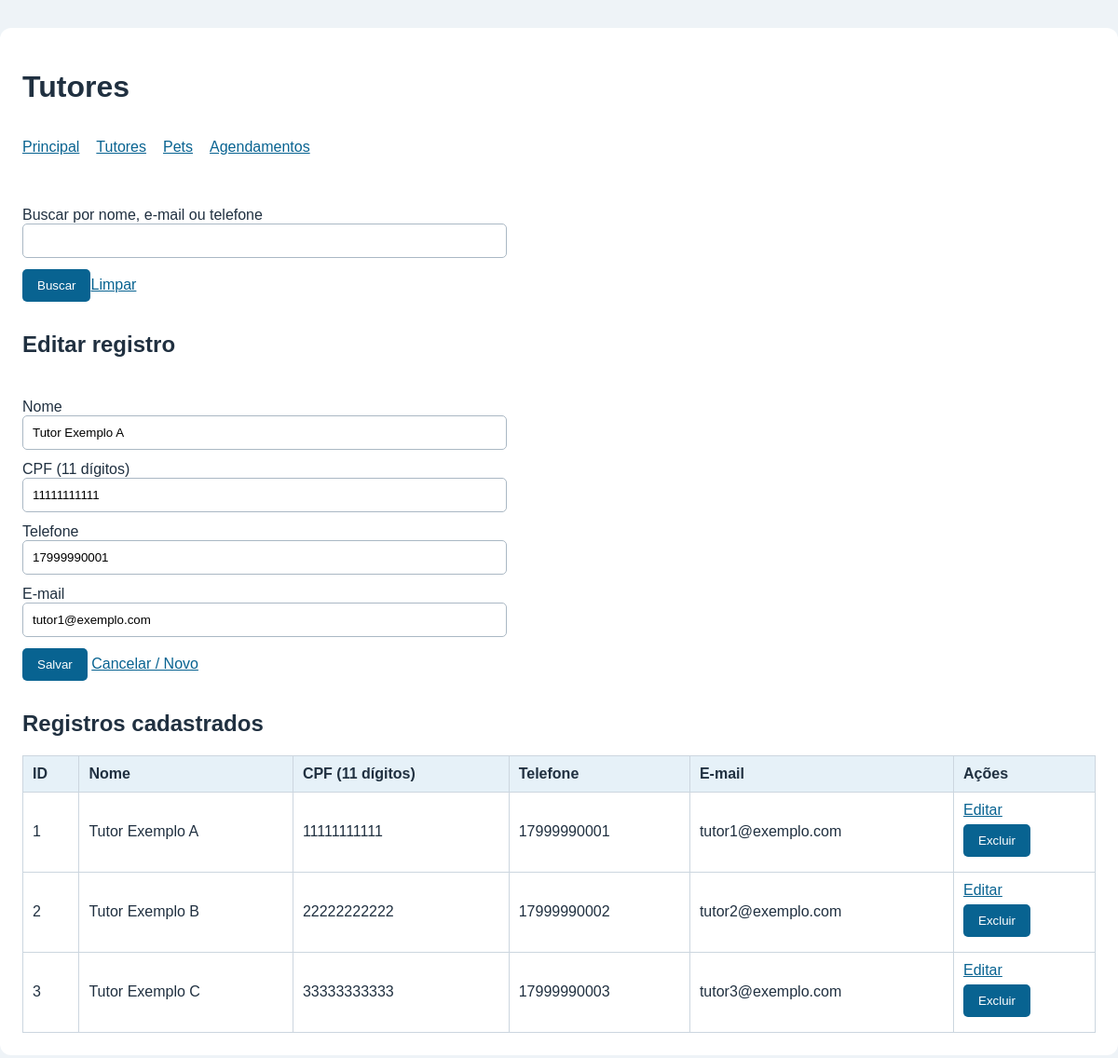
Page /tutores.php?editar=1 (signed in) on the committed database.
### tables this page shows
CREATE TABLE tutores (
id INT AUTO_INCREMENT PRIMARY KEY,
nome VARCHAR(120) NOT NULL,
cpf_criptografado TEXT NOT NULL,
telefone VARCHAR(20) NOT NULL,
email VARCHAR(120) NOT NULL
);

### tutores.php (the view, shortened to what this page needs)
<?php
require_once 'conexao.php';
$id = 0;
$nome = '';
$cpf = '';
$telefone = '';
$email = '';
if (isset($_GET['editar']) && $_SERVER['REQUEST_METHOD'] !== 'POST') {
    $id = intval($_GET['editar']);
    $stmt = $conn->prepare('SELECT * FROM tutores WHERE id = ?');
    $stmt->bind_param('i', $id);
    $stmt->execute();
    $registro = $stmt->get_result()->fetch_assoc();
    if (!$registro) {
        $id = 0;
        $erro = 'Registro não encontrado.';
    } else {
        $nome = $registro['nome'];
        $cpf = descriptografar($registro['cpf_criptografado']);
        $telefone = $registro['telefone'];
        $email = $registro['email'];
    }
}
$busca = trim($_GET['busca'] ?? '');
$termo = '%' . $busca . '%';
$stmt = $conn->prepare('SELECT * FROM tutores WHERE nome LIKE ? OR email LIKE ? OR telefone LIKE ?
ORDER BY nome');
$stmt->bind_param('sss', $termo, $termo, $termo);
$stmt->execute();
$listagem = $stmt->get_result();
?>
<form method="get"><label>Buscar por nome, e-mail ou telefone<input name="busca" value="<?= e($busca)
                                                                                        ?>"></label><button>Buscar</button><a href="tutores.php">Limpar</a></form>
<h2><?= $id ? 'Editar registro' : 'Novo registro' ?></h2>
<form method="post">
    <label>Nome<input type="text" name="nome" value="<?= e($nome) ?>" maxlength="120" required></label>
    <label>CPF (11 dígitos)<input type="text" name="cpf" value="<?= e($cpf) ?>" maxlength="11"
            required></label>
    <label>Telefone<input type="text" name="telefone" value="<?= e($telefone) ?>" maxlength="20"
            required></label>
    <label>E-mail<input type="email" name="email" value="<?= e($email) ?>" maxlength="120"
            required></label>
    <button name="acao" value="salvar">Salvar</button> <a href="tutores.php">Cancelar / Novo</a>
</form>
<h2>Registros cadastrados</h2>
<div class="rolagem">
    <table>
        <thead>
            <tr>
                <th>ID</th>
                <th>Nome</th>
                <th>CPF (11
                    dígitos)</th>
                <th>Telefone</th>
                <th>E-mail</th>
                <th>Ações</th>
            </tr>
        </thead>
        <tbody>
            <?php while ($r = $listagem->fetch_assoc()): ?><tr>
                    <td><?= e($r['id']) ?></td>
                    <td><?= e($r['nome']) ?></td>
                    <td><?= e(descriptografar($r['cpf_criptografado'])) ?></td>
                    <td><?= e($r['telefone']) ?></td>
                    <td><?= e($r['email']) ?></td>
                    <td><a href="tutores.php?editar=<?= e($r['id']) ?>">Editar</a>
                        <form method="post" onsubmit="return confirm('Excluir este registro?')">
                            <button name="acao" value="excluir">Excluir</button>
                        </form>
                    </td>
                </tr>
            <?php endwhile; ?></tbody>
    </table>
</div>

### style.css (style rules this page uses)
* { box-sizing: border-box; }
body { margin: 0; background: #eef3f7; color: #203040; font-family: Arial, sans-serif; }
a { color: #086391; }
form { padding: 12px 0; }
label { display: block; margin: 12px 0; }
input, select { display: block; width: 100%; max-width: 520px; padding: 10px; border: 1px solid #aab8c4; border-radius: 5px; }
button { padding: 10px 16px; background: #086391; color: white; border: 0; border-radius: 5px; cursor: pointer; }
.rolagem { overflow-x: auto; }
table { border-collapse: collapse; width: 100%; }
th, td { padding: 10px; text-align: left; border: 1px solid #ccd6df; }
th { background: #e6f1f8; }
td form { padding: 6px 0; }

### rows in the picture
tutores: nome "Tutor Exemplo A", cpf "11111111111", telefone "17999990001", email "tutor1@exemplo.com", id "1", cpf_criptografado "11111111111"
tutores: id "2", nome "Tutor Exemplo B", cpf_criptografado "22222222222", telefone "17999990002", email "tutor2@exemplo.com"
tutores: id "3", nome "Tutor Exemplo C", cpf_criptografado "33333333333", telefone "17999990003", email "tutor3@exemplo.com"

### other values in the picture
$titulo "Tutores"
